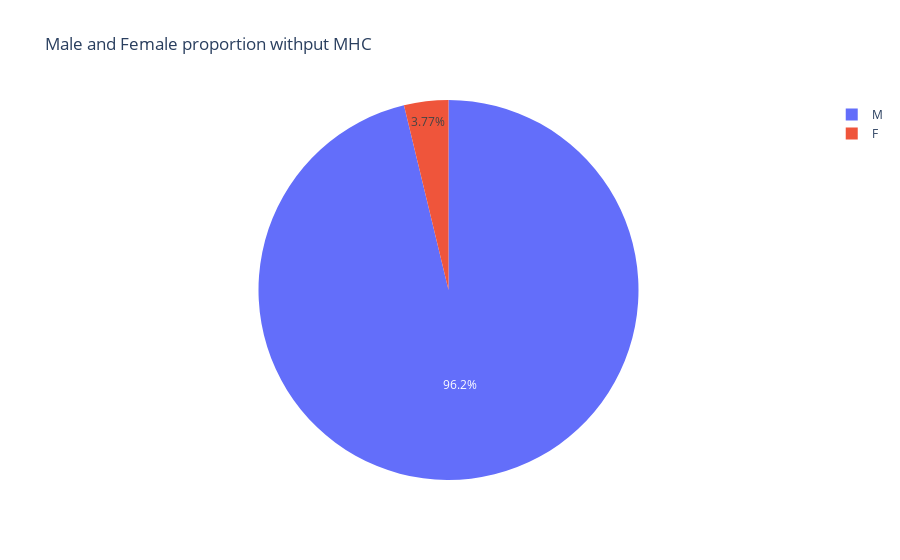

The code cell stored with this chart in its notebook:
### Code cell
fig = px.pie(df_no_MHD['Gender'].value_counts().reset_index(), values='Gender', names='index', title='Male and Female proportion withput MHC')
fig.show()

### Figure 1 — Plotly figure (JSON) as saved in the notebook; plotly's stock layout.template omitted (floating-point values rounded to 4 significant figures)
{"data": [{"domain": {"x": [0, 1], "y": [0, 1]}, "hovertemplate": "index=%{label}<br>Gender=%{value}<extra></extra>", "labels": ["M", "F"], "legendgroup": "", "name": "", "showlegend": true, "type": "pie", "values": [511, 20]}], "layout": {"legend": {"tracegroupgap": 0}, "title": {"text": "Male and Female proportion withput MHC"}}}
